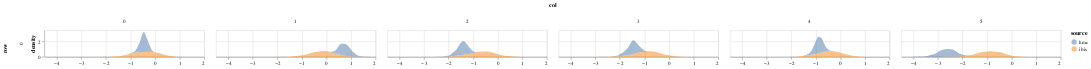

The notebook cell saved with this chart:
### Code cell
param = 'alpha'
df = get_post_df(np.squeeze(ps[param])) 
df['source'] = 'hmc'
df2 = get_post_df(particles.particles[param])
df2['source'] = 'ibis'
plot_density(pd.concat([df,df2])) 
# &\
# plot_correlations(ibis['jitter_corrs'][param], height = 150)

### Figure 1 — Vega-Lite specification as saved in the notebook (floating-point values rounded to 4 significant figures; data arrays with more than 128 entries replaced by an {"elided": "..."} marker saying what was removed)
{"config": {"view": {"continuousWidth": 400, "continuousHeight": 300}}, "data": {"name": "data-376dfa9fb7edcba98d8aec945905633d"}, "mark": {"type": "area", "opacity": 0.5}, "encoding": {"color": {"type": "nominal", "field": "source"}, "column": {"type": "quantitative", "field": "col"}, "row": {"type": "quantitative", "field": "row"}, "x": {"type": "quantitative", "field": "value", "title": null}, "y": {"type": "quantitative", "field": "density"}}, "height": 50, "resolve": {"scale": {"x": "independent"}}, "transform": [{"fold": ["value"]}, {"density": "value", "groupby": ["cn", "row", "col", "source"]}], "width": 300, "$schema": "https://vega.github.io/schema/vega-lite/v4.8.1.json", "datasets": {"data-376dfa9fb7edcba98d8aec945905633d": {"elided": "12000 records"}}}
